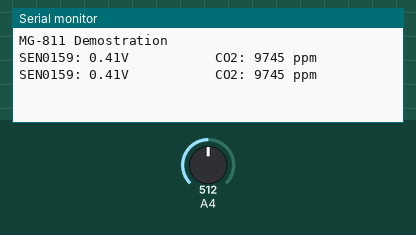
Simulated run of this sketch. Board: Arduino Uno, built with avr-gcc and run on an emulated ATmega328P. Parts: the last lines printed to the serial monitor. The test bench sets the inputs (shaded band); at power-on: A4 = 512.

Above: at 1.2 s.
1.3 s: A4 set to 390
At 2.4 s:
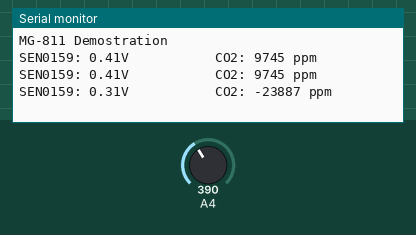
2.8 s: A4 set to 410
At 3.9 s:
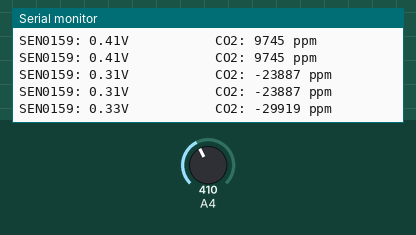
Timing chart, 0 to 5.8 s (numbered marks = the images above; inputs shaded):
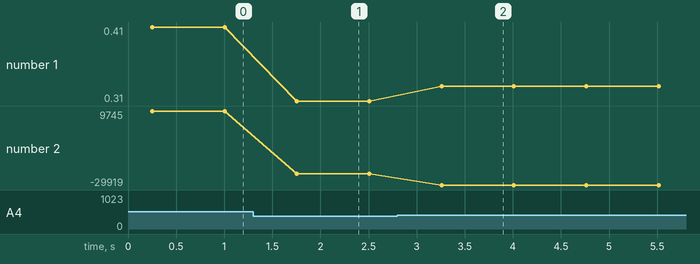

The sketch:

Ard_Diox.ino
```cpp
/*******************Demo for MG-811 Gas Sensor Module V1.1*****************************
Author:  Tiequan Shao: tiequan.shao@sandboxelectronics.com
         Peng Wei:     peng.wei@sandboxelectronics.com

Lisence: Attribution-NonCommercial-ShareAlike 3.0 Unported (CC BY-NC-SA 3.0)

Note:    This piece of source code is supposed to be used as a demostration ONLY. More
         sophisticated calibration is required for industrial field application.

                                                    Sandbox Electronics    2012-05-31
************************************************************************************/

/************************Hardware Related Macros************************************/
#define         MG_PIN                       (4)     //define which analog input channel you are going to use
#define         DC_GAIN                      (8.5)   //define the DC gain of amplifier

/***********************Software Related Macros************************************/
#define         READ_SAMPLE_INTERVAL         (50)    //define how many samples you are going to take in normal operation
#define         READ_SAMPLE_TIMES            (5)     //define the time interval(in milisecond) between each samples in
                                                     //normal operation

/**********************Application Related Macros**********************************/
//These two values differ from sensor to sensor. user should derermine this value.
#define         ZERO_POINT_VOLTAGE           (0.220) //define the output of the sensor in volts when the concentration of CO2 is 400PPM
#define         REACTION_VOLTGAE             (0.030) //define the voltage drop of the sensor when move the sensor from air into 1000ppm CO2

/*****************************Globals***********************************************/
float           CO2Curve[3]  =  {2.602,ZERO_POINT_VOLTAGE,(REACTION_VOLTGAE/(2.602-3))};
                                                     //two points are taken from the curve.
                                                     //with these two points, a line is formed which is
                                                     //"approximately equivalent" to the original curve.
                                                     //data format:{ x, y, slope}; point1: (lg400, 0.324), point2: (lg4000, 0.280)
                                                     //slope = ( reaction voltage ) / (log400 –log1000)

void setup()
{
    Serial.begin(115200);                              //UART setup, baudrate = 9600bps

   Serial.print("MG-811 Demostration\n");
}

void loop()
{
    int percentage;
    float volts;

    volts = MGRead(MG_PIN);
    Serial.print( "SEN0159: " );
    Serial.print(volts);
    Serial.print( "V           " );

    percentage = MGGetPercentage(volts,CO2Curve);
    Serial.print("CO2: ");
    if (percentage == -1) {
        Serial.print( "<400" );
    } else {
        Serial.print(percentage);
    }

    Serial.println( " ppm" );

    delay(500);
}

/*****************************  MGRead *********************************************
Input:   mg_pin - analog channel
Output:  output of SEN-000007
Remarks: This function reads the output of SEN-000007
************************************************************************************/
float MGRead(int mg_pin)
{
    int i;
    float v=0;

    for (i=0;i<READ_SAMPLE_TIMES;i++) {
        v += analogRead(mg_pin);
        delay(READ_SAMPLE_INTERVAL);
    }
    v = (v/READ_SAMPLE_TIMES) *3.3 / 4095 ;
    return v;
}

/*****************************  MQGetPercentage **********************************
Input:   volts   - SEN-000007 output measured in volts
         pcurve  - pointer to the curve of the target gas
Output:  ppm of the target gas
Remarks: By using the slope and a point of the line. The x(logarithmic value of ppm)
         of the line could be derived if y(MG-811 output) is provided. As it is a
         logarithmic coordinate, power of 10 is used to convert the result to non-logarithmic
         value.
************************************************************************************/
int  MGGetPercentage(float volts, float *pcurve)
{
   if ((volts/DC_GAIN )>=ZERO_POINT_VOLTAGE) {
      return -1;
   } else {
      return pow(10, ((volts/DC_GAIN)-pcurve[1])/pcurve[2]+pcurve[0]);
   }
}
```

Measured:
- after the input at 1.3 s, the serial monitor: prints a new line after 0.46 s (image 1)
- after the input at 2.8 s, the serial monitor: prints a new line after 0.46 s (image 2)
- plotted number 1: 0.41 → 0.31 after the input at 1.3 s, 0.31 → 0.33 after the input at 2.8 s
- plotted number 2: 9745 → -23887 after the input at 1.3 s, -23887 → -29919 after the input at 2.8 s
